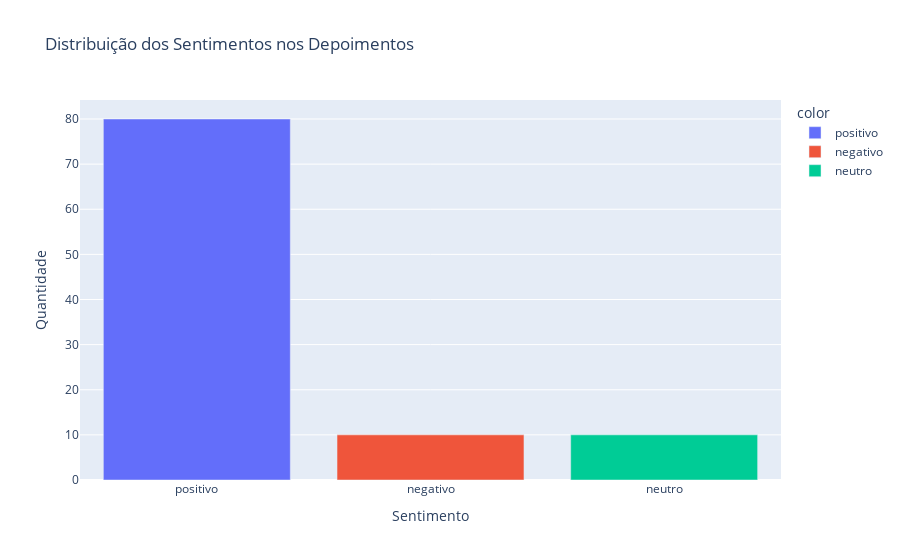

Notebook cell for this chart:
### Code cell
# Contar a quantidade de cada sentimento
sentiment_counts = df["sentimento"].value_counts()

# Criar o gráfico de barras
fig = px.bar(
    x=sentiment_counts.index,  # Rótulos (Positivo, Neutro, Negativo)
    y=sentiment_counts.values,  # Contagem de cada sentimento
    color=sentiment_counts.index,  # Cor diferente para cada categoria
    labels={"x": "Sentimento", "y": "Quantidade"},
    title="Distribuição dos Sentimentos nos Depoimentos"
)

# Exibir o gráfico
fig.show()

### Figure 1 — Plotly figure (JSON) as saved in the notebook; plotly's stock layout.template omitted (floating-point values rounded to 4 significant figures)
{"data": [{"hovertemplate": "color=positivo<br>Sentimento=%{x}<br>Quantidade=%{y}<extra></extra>", "legendgroup": "positivo", "marker": {"color": "#636efa", "pattern": {"shape": ""}}, "name": "positivo", "orientation": "v", "showlegend": true, "textposition": "auto", "type": "bar", "x": ["positivo"], "xaxis": "x", "y": [80], "yaxis": "y"}, {"hovertemplate": "color=negativo<br>Sentimento=%{x}<br>Quantidade=%{y}<extra></extra>", "legendgroup": "negativo", "marker": {"color": "#EF553B", "pattern": {"shape": ""}}, "name": "negativo", "orientation": "v", "showlegend": true, "textposition": "auto", "type": "bar", "x": ["negativo"], "xaxis": "x", "y": [10], "yaxis": "y"}, {"hovertemplate": "color=neutro<br>Sentimento=%{x}<br>Quantidade=%{y}<extra></extra>", "legendgroup": "neutro", "marker": {"color": "#00cc96", "pattern": {"shape": ""}}, "name": "neutro", "orientation": "v", "showlegend": true, "textposition": "auto", "type": "bar", "x": ["neutro"], "xaxis": "x", "y": [10], "yaxis": "y"}], "layout": {"barmode": "relative", "legend": {"title": {"text": "color"}, "tracegroupgap": 0}, "title": {"text": "Distribuição dos Sentimentos nos Depoimentos"}, "xaxis": {"anchor": "y", "domain": [0, 1], "title": {"text": "Sentimento"}}, "yaxis": {"anchor": "x", "domain": [0, 1], "title": {"text": "Quantidade"}}}}
